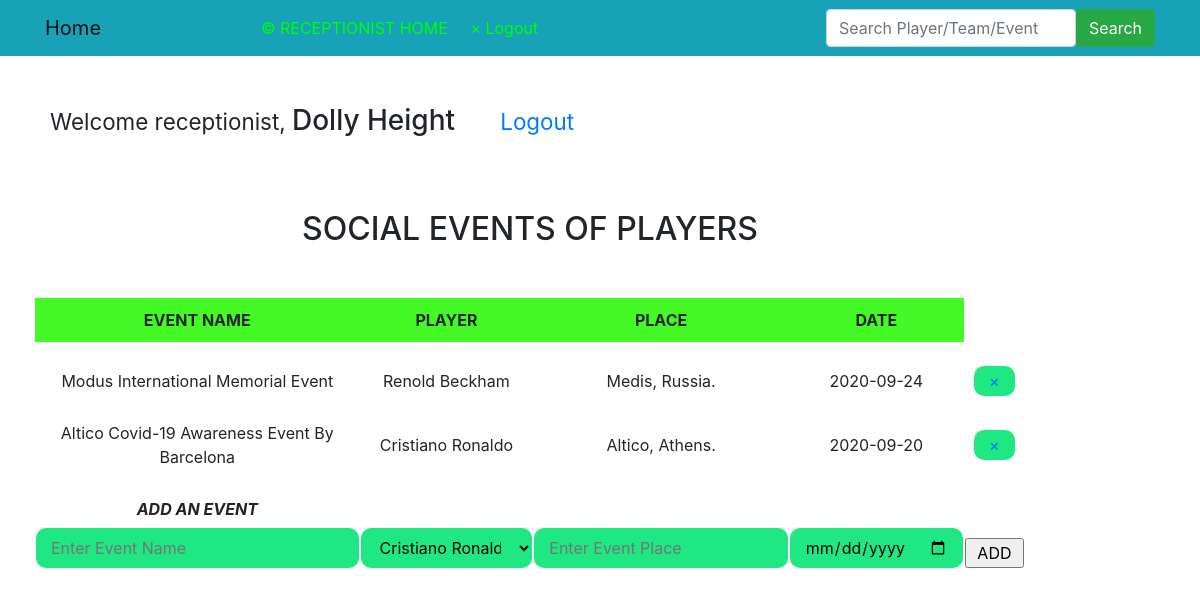
Screenshot of /social.php (signed in) with the database file from the repository.
### tables this page shows
CREATE TABLE `socials` (
  `id` int(11) NOT NULL,
  `name` varchar(128) DEFAULT NULL,
  `player` varchar(30) DEFAULT NULL,
  `place` varchar(128) DEFAULT NULL,
  `date` varchar(30) DEFAULT NULL
);

### db_connect.php (called while the page is built, shortened)
<?php
	$servername = "localhost";
	$db_username="root";
	$db_password="";
	$db_name="fms";
	function getArray($query){
		global $servername, $db_username, $db_password,$db_name;
		$conn = mysqli_connect($servername,$db_username,$db_password,$db_name);
		$result = mysqli_query($conn,$query);
		$data = array();
		if(mysqli_num_rows($result) == 1){
			while($row = mysqli_fetch_assoc($result))
			{
				$data[] = $row;
			}
			return $data;
		}
		while($row = mysqli_fetch_assoc($result)){
			$data[] = $row;
		}
		return $data;
	}
?>

### social.php (the view, shortened to what this page needs)
<?php
  require_once 'db_connect.php';
  $query="SELECT * FROM socials order by date desc";
  $socials=getArray($query);
  $query="SELECT * FROM players";
  $players=getArray($query);
?>
<!DOCTYPE html>
<html lang="en">
<head>
    <?php include('links.php'); ?>
</head>
<body>
    <?php include('header.php'); ?><br><br>
<div class="my-body">
       <?php if (isset($_SESSION['un'])) {
          echo '<h3><small>Welcome receptionist, </small> '.$_SESSION['un'].' <small> <a href="dealer.php?logout=1"> &nbsp &nbsp &nbsp  Logout</a></small></h3><br><br><p></p>';
        } ?>
    <div class="row">
      <div class="body-stress">
        <center><h2>SOCIAL EVENTS OF PLAYERS</h2></center>
        <table class="tab-body">
          <tr><th>EVENT NAME</th><th>PLAYER</th><th>PLACE</th><th>DATE</th></tr>
          <?php
          foreach ($socials as $dt) {
            echo '<tr><td>&nbsp</td></tr>';
            echo '<tr><td>'.$dt['name'].'</td><td>'.$dt['player'].'</td><td>'.$dt['place'].'</td><td>'.$dt['date'].'</td><td><span class="field"><a href="dealer.php?delEvent='.$dt['id'].'"> &times; </a></span></td></tr>';}?>
          <tr><td>&nbsp</td></tr>
          <tr><td><b><i> ADD AN EVENT </i></b></td></tr>
          <tr>
            <form action="" method="post">
              <td><input type="text" name="name" class="field" placeholder="Enter Event Name" required></td>
              <td><select name="player" class="field">
                <?php
                foreach ($players as $dt) {
                    echo '<option value="'.$dt['name'].'">'.$dt['name'].'</option>';
                }
                ?>
              </select></td>
              <td><input type="text" name="place" class="field" placeholder="Enter Event Place" required></td>
              <td><input type="date" name="date" class="field" required></td>
           <td><input type="submit" name="addEvent" class="" value=" ADD "></td>
            </form>
          </tr>
        </table>
      </div>
    </div>
  </div>
</body>
</html>

### style.css (style rules this page uses)
.field { width: 100%; height: 40px; padding: 5px 15px; margin-top: 5px; margin-bottom: 15px; border-radius: 10px; outline: none; border: none; background: rgb(31,231,131); }
.my-body { width: 80%; margin-left: 50px; }
.tab-body { width: 100%; margin-top: 50px; text-align: center; }
.tab-body th { background: rgb(69,249,39); padding: 10px; }
.body-stress { width: 1500px; }

### rows the page displays
socials: name "Modus International Memorial Event", player "Renold Beckham", place "Medis, Russia.", date "2020-09-24"
socials: name "Altico Covid-19 Awareness Event By Barcelona", player "Cristiano Ronaldo", place "Altico, Athens.", date "2020-09-20"

### other values shown
$_SESSION['un'] "Dolly Height"
form field player "Cristiano Ronaldo"
